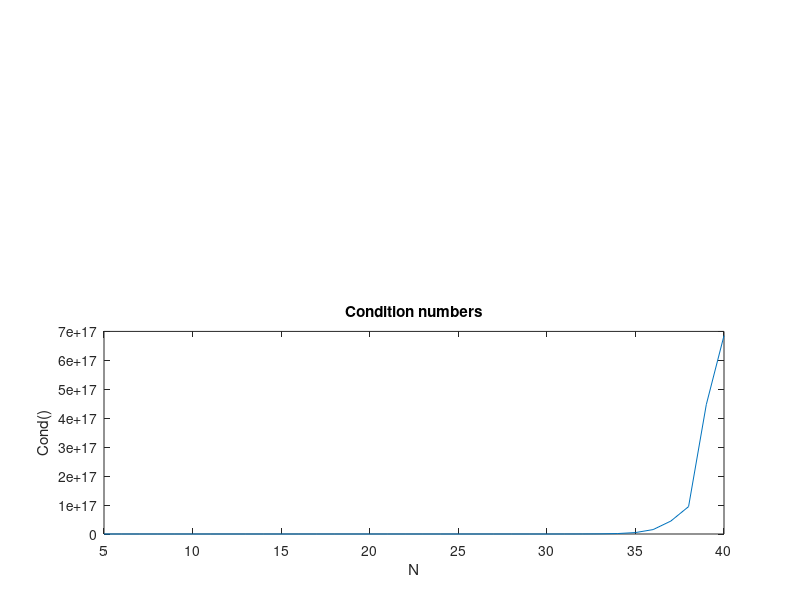

Reproduce this figure in MATLAB.
function [matrix_condition_numbers, max_coefficients_difference_1, max_coefficients_difference_2] = zadanie3()
% Zwracane są trzy wektory wierszowe:
% matrix_condition_numbers - współczynniki uwarunkowania badanych macierzy Vandermonde
% max_coefficients_difference_1 - maksymalna różnica między referencyjnymi a obliczonymi współczynnikami wielomianu,
%       gdy b zawiera wartości funkcji liniowej
% max_coefficients_difference_2 - maksymalna różnica między referencyjnymi a obliczonymi współczynnikami wielomianu,
%       gdy b zawiera zaburzone wartości funkcji liniowej

N = 5:40;

%% chart 1
matrix_condition_numbers = zeros(1, length(N));
for i = 1:length(N)
    V = vandermonde_matrix(N(i));
    matrix_condition_numbers(i) = cond(V);
    subplot(2,1,2);
    plot(N, matrix_condition_numbers);
    title('Condition numbers')
    xlabel('N');
    ylabel('Cond()');
end

%% chart 2
a1 = randi([20,30]);
for i = 1:length(N)
    ni = N(i);
    V = vandermonde_matrix(ni);
    
    % Niech wektor b zawiera wartości funkcji liniowej
    b = linspace(0,a1,ni)';
    reference_coefficients = [ 0; a1; zeros(ni-2,1) ]; % tylko a1 jest niezerowy
    
    % Wyznacznie współczynników wielomianu interpolującego
    calculated_coefficients = V \ b;

    max_coefficients_difference_1(i) = max(abs(calculated_coefficients-reference_coefficients));
end

%% chart 3
for i = 1:length(N)
    ni = N(i);
    V = vandermonde_matrix(ni);
    
    % Niech wektor b zawiera wartości funkcji liniowej nieznacznie zaburzone
    b = linspace(0,a1,ni)' + rand(ni,1)*1e-10;
    reference_coefficients = [ 0; a1; zeros(ni-2,1) ]; % tylko a1 jest niezerowy
    
    % Wyznacznie współczynników wielomianu interpolującego
    calculated_coefficients = V \ b;
    
    max_coefficients_difference_2(i) = max(abs(calculated_coefficients-reference_coefficients));
end

end


function V = vandermonde_matrix(N)
    % Generuje macierz Vandermonde dla N równomiernie rozmieszczonych w przedziale [-1, 1] węzłów interpolacji
    x_coarse = linspace(-1,1,N);
    V = zeros(N, N);

    for i = 1:N
        for j = 1:N
            V(i, j) = x_coarse(i) ^ (j - 1);
        end
    end
end